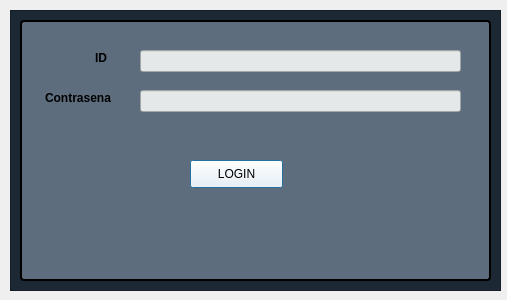
<?xml version="1.0" encoding="UTF-8"?>
<ui version="4.0">
 <class>Dialog</class>
 <widget class="QDialog" name="Dialog">
  <property name="geometry">
   <rect>
    <x>0</x>
    <y>0</y>
    <width>507</width>
    <height>300</height>
   </rect>
  </property>
  <property name="windowTitle">
   <string>Dialog</string>
  </property>
  <widget class="QFrame" name="frame">
   <property name="geometry">
    <rect>
     <x>10</x>
     <y>10</y>
     <width>491</width>
     <height>281</height>
    </rect>
   </property>
   <property name="styleSheet">
    <string notr="true">background-color: rgb(28, 40, 51);</string>
   </property>
   <property name="frameShape">
    <enum>QFrame::StyledPanel</enum>
   </property>
   <property name="frameShadow">
    <enum>QFrame::Raised</enum>
   </property>
   <widget class="QFrame" name="frame_2">
    <property name="geometry">
     <rect>
      <x>10</x>
      <y>10</y>
      <width>471</width>
      <height>261</height>
     </rect>
    </property>
    <property name="styleSheet">
     <string notr="true">QFrame{
background-color: rgb(171, 178, 185);
}

QPushButton{
background-color:white;
border-top-left-radus: 20px;
border-bottom-left-radus: 20px;
color: black;
font: 77 10pt &quot;Arial Black&quot;;
}
QPushButton:hover{
background-color: rgb(171, 178, 185);
font: 87 12pt &quot;Arial Black&quot;;

}


QFrame{
	background-color: rgb(93, 109, 126);
	border: 2px solid black;
    border-radius: 4px;
    padding: 2px;
}

QLabel{
	background-color: rgb(93,109,126);
	
	border: 0px solid black;
	font-weight: bold;
}
QLineEdit{
	background-color: rgb(255, 170, 255);
}</string>
    </property>
    <property name="frameShape">
     <enum>QFrame::StyledPanel</enum>
    </property>
    <property name="frameShadow">
     <enum>QFrame::Raised</enum>
    </property>
    <widget class="QLabel" name="label">
     <property name="geometry">
      <rect>
       <x>70</x>
       <y>30</y>
       <width>55</width>
       <height>16</height>
      </rect>
     </property>
     <property name="font">
      <font>
       <weight>75</weight>
       <bold>true</bold>
      </font>
     </property>
     <property name="styleSheet">
      <string notr="true">background-color: rgb(93, 109, 126);</string>
     </property>
     <property name="text">
      <string>ID</string>
     </property>
    </widget>
    <widget class="QLabel" name="label_2">
     <property name="geometry">
      <rect>
       <x>20</x>
       <y>70</y>
       <width>81</width>
       <height>16</height>
      </rect>
     </property>
     <property name="font">
      <font>
       <weight>75</weight>
       <bold>true</bold>
      </font>
     </property>
     <property name="styleSheet">
      <string notr="true">background-color: rgb(93, 109, 126);</string>
     </property>
     <property name="text">
      <string>Contrasena</string>
     </property>
    </widget>
    <widget class="QLineEdit" name="lineEditIdu">
     <property name="geometry">
      <rect>
       <x>120</x>
       <y>30</y>
       <width>321</width>
       <height>22</height>
      </rect>
     </property>
     <property name="styleSheet">
      <string notr="true">
background-color: rgb(229, 232, 232);</string>
     </property>
    </widget>
    <widget class="QLineEdit" name="lineEditContra">
     <property name="geometry">
      <rect>
       <x>120</x>
       <y>70</y>
       <width>321</width>
       <height>22</height>
      </rect>
     </property>
     <property name="styleSheet">
      <string notr="true">background-color: rgb(229, 232, 232);</string>
     </property>
    </widget>
    <widget class="QPushButton" name="pushButtonLog">
     <property name="geometry">
      <rect>
       <x>170</x>
       <y>140</y>
       <width>93</width>
       <height>28</height>
      </rect>
     </property>
     <property name="text">
      <string>LOGIN</string>
     </property>
    </widget>
   </widget>
  </widget>
 </widget>
 <resources/>
 <connections/>
</ui>
